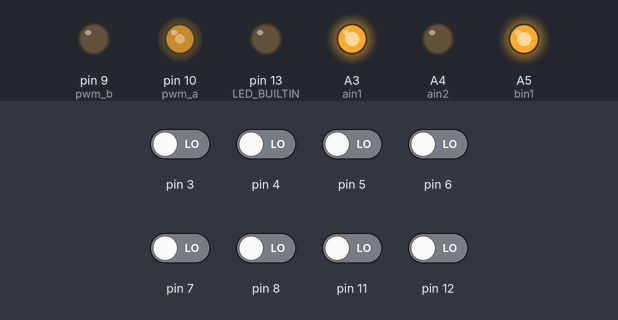
Bench run of a sketch on a simulated Arduino Nano, built with avr-gcc and run on an emulated ATmega328P. Parts: output pins drawn as LEDs (lit = HIGH). Inputs (shaded band) come from the test bench; at power-on: pin 3–8, pin 11, pin 12 LOW.

Above: at 7.7 s.
7.8 s: pin 3 driven HIGH
At 8.8 s:
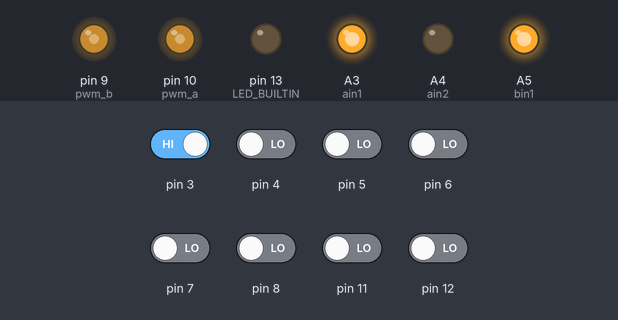
9.3 s: pin 3 driven LOW
At 10.6 s:
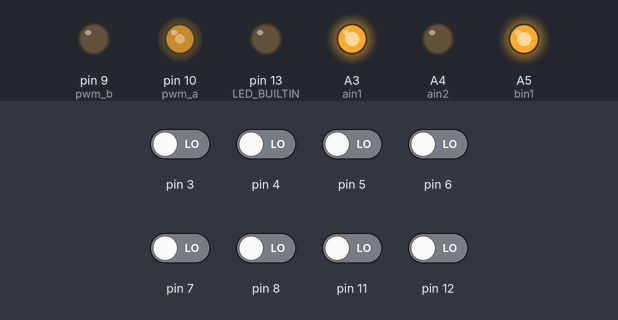
10.9 s: pin 4 driven HIGH
At 11.9 s:
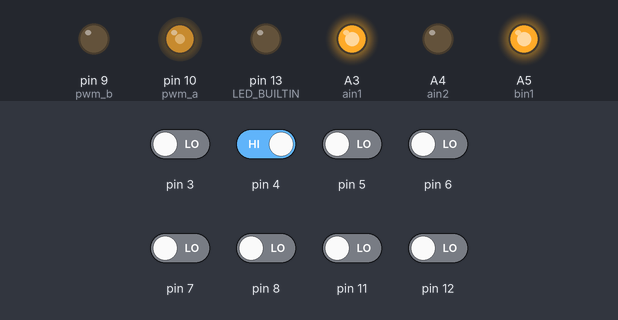
13.9 s: pin 6 driven HIGH
At 14.5 s:
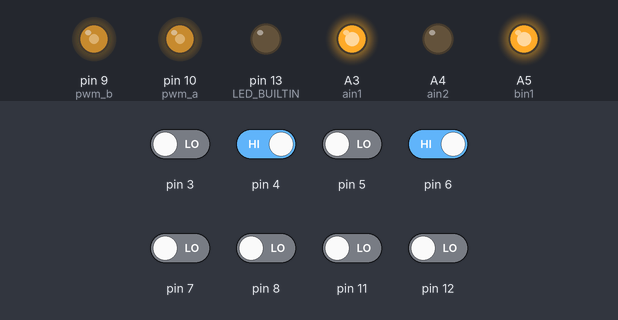
16.9 s: pin 6 driven LOW
At 17.6 s:
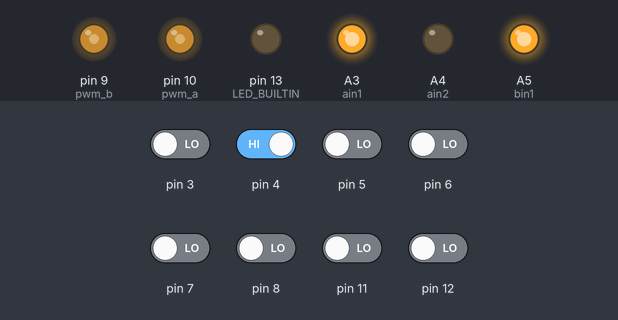
19.9 s: pin 6 driven HIGH
Timing chart, 0 to 22.9 s (numbered marks = the images above; inputs shaded):
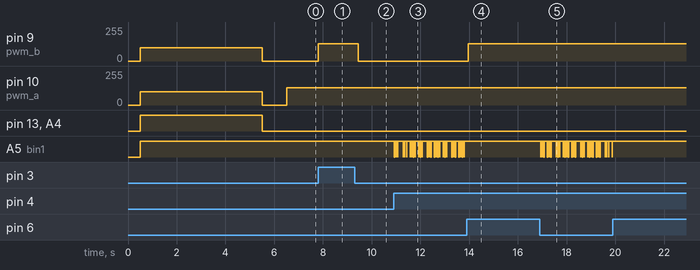

The sketch:

Zeus_maze_solver.ino
```cpp
#include <QTRSensors.h>
#define ain1 A3
#define ain2 A4
#define pwm_a 10
#define bin1 A5
#define bin2 A6
#define pwm_b 9
#define trshd 750

int sa = 0;
int sb = 0;
int temp = 0;
QTRSensors qtr;
const uint8_t sc = 8;
uint16_t sv[sc];
int P = 0;
int I = 0;
int D = 0;
float Kp = 0.09;
float Ki = 0.001;
float Kd = 1;
int error = 0;
int preverror = 0;
void setup()
{
  pinMode(ain1, OUTPUT);
  pinMode(ain2, OUTPUT);
  pinMode(pwm_a, OUTPUT);
  pinMode(bin1, OUTPUT);
  pinMode(bin2, OUTPUT);
  pinMode(pwm_b, OUTPUT);
  qtr.setTypeRC();
  qtr.setSensorPins((const uint8_t[]){3, 4, 5, 6, 7, 8, 11, 12}, sc);
  qtr.setEmitterPin(2);

  delay(500);
  pinMode(LED_BUILTIN, OUTPUT);
  digitalWrite(LED_BUILTIN, HIGH);

  calib();

  digitalWrite(LED_BUILTIN, LOW);

  delay(1000);
}

void loop()
{

 SolveMaze();


}
void mspeed(int sa, int sb){
  if(sa < 0){
    sa = -sa;
    digitalWrite(ain1, LOW);
    digitalWrite(ain2, HIGH);
    analogWrite(pwm_a, sa);
    }else{
      digitalWrite(ain1, HIGH);
      digitalWrite(ain2, LOW);
      analogWrite(pwm_a, sa);
      }
  if(sb < 0){
    sb = -sb;
    digitalWrite(bin1, LOW);
    digitalWrite(bin2, LOW);
    analogWrite(pwm_b, sb);
    }else{
      digitalWrite(bin1, HIGH);
      digitalWrite(bin2, LOW);
      analogWrite(pwm_b, sb);
      }
  }

void calib(){
  mspeed(-100, 100);
  for (uint16_t i = 0; i < 200; i++)
  {
    qtr.calibrate();
  }
  mspeed(0,0);
  }

char turnselection(unsigned char fndL, unsigned char fndS, unsigned char fndR){

    if(fndL)
      return 'L';
    else if (fndS)
      return 'S';
    else if (fndR)
      return 'R';
    else
      return 'B';
  }

void pid(){
  while(1){

    uint16_t pos = qtr.readLineBlack(sv);
    error = 3500 - pos;

   if(sv[7]>trshd || sv[0]>trshd){
    mspeed(130,130);
    return;
    }

   if(sv[7]>trshd && sv[6]>trshd && sv[5]>trshd && sv[4]>trshd && sv[3]>trshd && sv[2]>trshd && sv[1]>trshd && sv[0]>trshd){
    mspeed(130,130);
    return;
    }


  if(pos ==0){
    if(sa>sb){
      mspeed(130,0);
      }
    else if(sb > sa){
        mspeed(0,130);
        }
    else if(sa == sb){
          mspeed(130,0);
          }
    }
    else{
      P = error;
      I = I + error;
      D = error - preverror;
      preverror = error;

      int speedchange = P*Kp + I*Ki + D*Kd;

      int msa = 250 + speedchange;
      int msb = 250 - speedchange;

      if(msa > 130){
        msa = 130;
        }
      if(msb > 130){
        msb = 130;
        }
      if(msa < -30){
        msa = -30;
        }
      if(msb < -30){
        msb = -30;
        }

      mspeed(msa, msb);
      }
  }

  }

void SolveMaze(){
  while(1){
    pid();
    unsigned char fndL = 0;
    unsigned char fndR = 0;
    unsigned char fndS = 0;

    qtr.readLineBlack(sv);

    if(sv[7] > trshd){
      fndL = 1;
      delay(300);
      }
      else if(sv[0] > trshd){
        for(int i=0; i<100; i++){
          qtr.readLineBlack(sv);

          if(sv[7] > trshd){
            fndL = 1;
            delay(300);
            goto checkS;
            }
          }
          fndR = 1;
        }
      checkS:
          qtr.readLineBlack(sv);
          if(sv[6]>trshd || sv[5]>trshd || sv[4]>trshd || sv[3]>trshd || sv[2]>trshd || sv[1]>trshd){
            fndS = 1;
          }

      qtr.readLineBlack(sv);
      if(sv[7]>trshd || sv[6]>trshd || sv[5]>trshd || sv[4]>trshd || sv[3]>trshd || sv[2]>trshd || sv[1]>trshd ||  sv[0]>trshd){
        break;
        }
      unsigned char dir = turnselection(fndL, fndS, fndR);

      //turn(dir);


    }
  }
```

Measured:
- after the input at 7.8 s, pin 9 (pwm_b): 0/255 → 130/255 at once
- after the input at 9.3 s, pin 9 (pwm_b): 130/255 → 0/255 after 0.15 s
- after the input at 10.9 s, A5 (bin1): HIGH → LOW at once, then repeats every 1.0 s: 2 × (HIGH 0.06 s, LOW 0.01 s), HIGH 0.21 s, 2 × (LOW 0.01 s, HIGH 0.06 s), LOW 0.01 s, HIGH 0.14 s, 3 × (LOW 0.01 s, HIGH 0.06 s), LOW 0.01 s, HIGH 0.14 s, LOW 0.01 s
- after the input at 13.9 s, pin 9 (pwm_b): 0/255 → 130/255 after 0.07 s; A5 (bin1): stops changing and stays HIGH
- after the input at 16.9 s, pin 9 (pwm_b): stays 130/255 (without the input it goes to 109/255 after 3.0 s); A5 (bin1): HIGH → LOW at once, then repeats every 1.0 s: 2 × (HIGH 0.06 s, LOW 0.01 s), HIGH 0.14 s, 2 × (LOW 0.01 s, HIGH 0.06 s), LOW 0.01 s, HIGH 0.21 s, 2 × (LOW 0.01 s, HIGH 0.06 s), LOW 0.01 s, HIGH 0.14 s, LOW 0.01 s, HIGH 0.06 s, LOW 0.01 s
